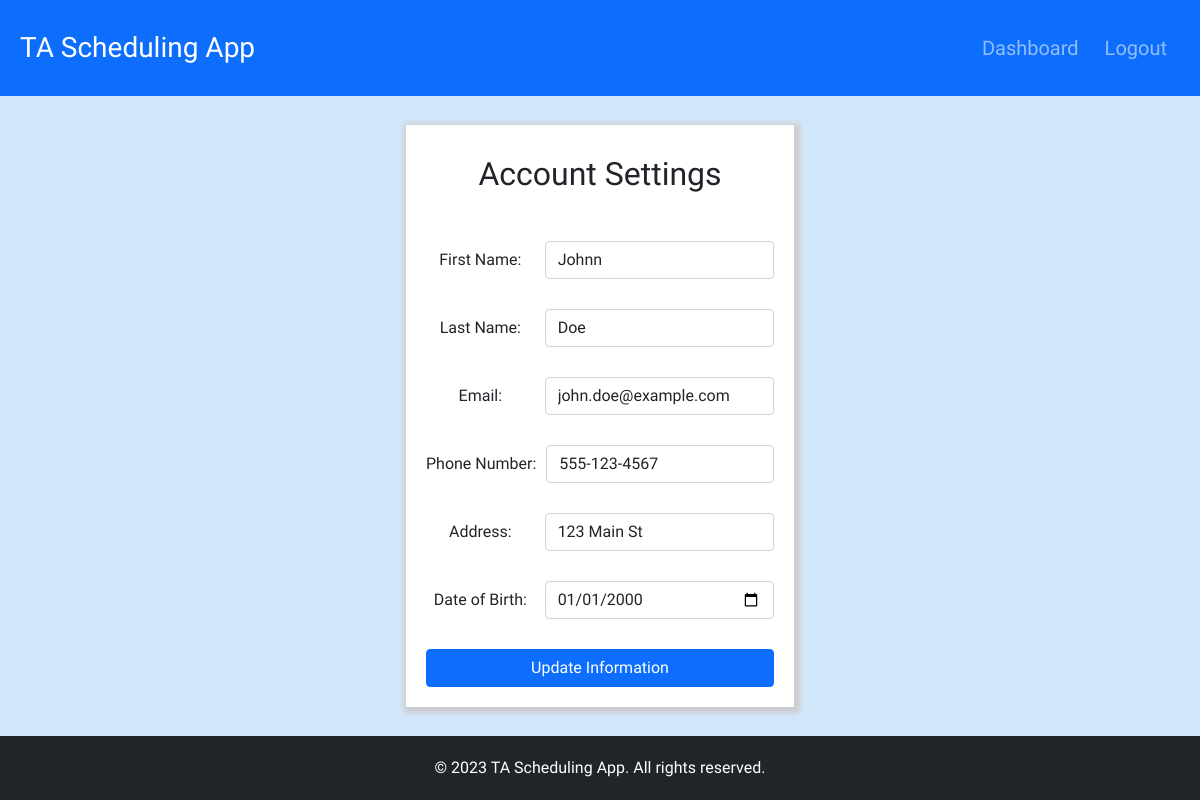
The app's page /account-settings/ (signed in), older data.
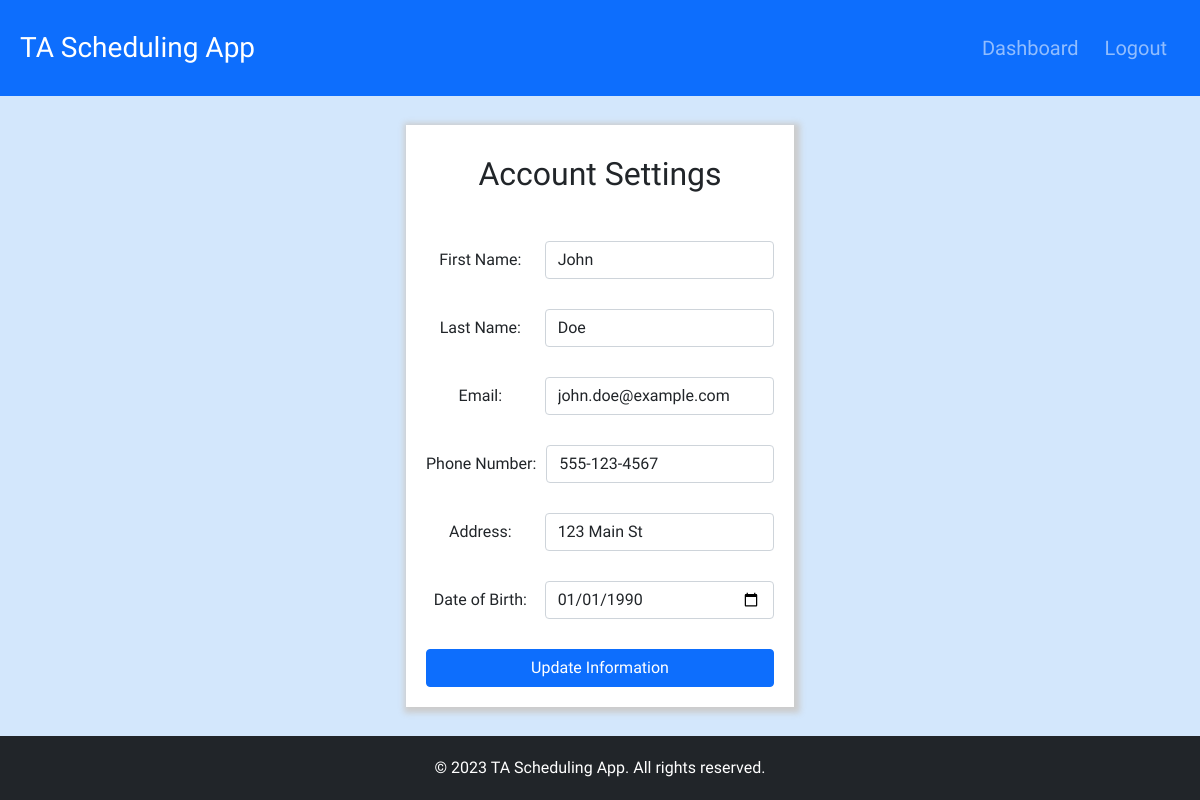
The same page, newer data.
### TA_Scheduling_App/models/User.py (models this page shows, shortened)
class User(IString):
    USER_ID = models.AutoField(primary_key=True)
    ROLE = models.CharField(max_length=10)
    FIRST_NAME = models.CharField(max_length=255)
    LAST_NAME = models.CharField(max_length=255)
    EMAIL = models.EmailField(unique=True)
    PASSWORD_HASH = models.CharField(max_length=255)
    PHONE_NUMBER = models.CharField(max_length=20)
    ADDRESS = models.CharField(max_length=255)
    BIRTH_DATE = models.DateField()
    SKILLS = models.CharField(max_length=255, null=True)
    def __init__(self, *args, **kwargs):
        super().__init__(*args, **kwargs)
        passwordHash = kwargs.get('PASSWORD_HASH', Null())
        if passwordHash is None or (not isinstance(passwordHash, str) and not Null()):
            raise ValueError("Invalid password.")
        if passwordHash is not Null():
            self.PASSWORD_HASH = passwordHash
        if not self.setRole(kwargs.get('ROLE', Null())):
            raise ValueError("Invalid role.")
        if not self.setFirstName(kwargs.get('FIRST_NAME', Null())):
            raise ValueError("Invalid first name.")
        if not self.setLastName(kwargs.get('LAST_NAME', Null())):
            raise ValueError("Invalid last name.")
        if not self.setEmail(kwargs.get('EMAIL', Null())):
            raise ValueError("Invalid email.")
        if not self.setPhoneNumber(kwargs.get('PHONE_NUMBER', Null())):
            raise ValueError("Invalid phone number.")
        if not self.setAddress(kwargs.get('ADDRESS', Null())):
            raise ValueError("Invalid address.")
        if not self.setBirthDate(kwargs.get('BIRTH_DATE', Null())):
            raise ValueError("Invalid birth date.")
        if not self.setSkills(kwargs.get('SKILLS', Null())):
            raise ValueError("Invalid list of skills.")
    def setRole(self, role):
        if role is Null():
            return True
        if role in ["ADMIN", "INSTRUCTOR", "TA"]:
            self.ROLE = role
            return True
        return False
    def setFirstName(self, firstName):
        if firstName is Null():
            return True
        result = self.checkString(firstName, False)
        if result is False:
            return False
        self.FIRST_NAME = firstName
        return True
    def setLastName(self, lastName):
        if lastName is Null():
            return True
        result = self.checkString(lastName, False)
        if result is False:
            return False
        self.LAST_NAME = lastName
        return True
    def setEmail(self, email):
        if email is Null():
            return True
    def setPhoneNumber(self, phoneNumber):
        if phoneNumber is Null():
            return True
    def setAddress(self, address):
        if address is Null():
            return True
    def setBirthDate(self, birthDate):
        if birthDate is Null():
            return True
    def setSkills(self, skills):
        if skills is Null():
            return True
        result = self.checkString(skills, True, True, True)
        if result is False:
            return False
        self.SKILLS = skills
        return True

### TA_Scheduling_App/views/account_settings.py (the view, shortened to what this page needs)
# urls.py: path('account-settings/', AccountSettings.as_view(), name="account_settings"),
class AccountSettings(View):
    def get(self, request):
        if not request.session.get("is_authenticated"):
            return redirect("login")
        user = User.objects.get(USER_ID=request.session["user_id"])
        return render(request, "account-settings.html", {'user': user})

### TA_Scheduling_App/templatetags/formatting_tags.py (called while the page is built)
@register.filter("html_date")
def html_date(date: datetime.date):
    return date.isoformat()

### TA_Scheduling_App/utils/null.py (called while the page is built)
    def __new__(cls):
        if cls._instance is None:
            cls._instance = super().__new__(cls)
        return cls._instance

### templates/account-settings.html (shortened to what this page needs)
<!DOCTYPE html>
<html lang="en">
<head>
     <link href="https://cdn.jsdelivr.net/npm/bootstrap@5.1.3/dist/css/bootstrap.min.css" rel="stylesheet">
    {% load static %}
    <link rel="stylesheet" type="text/css" href="{% static 'css/style.css' %}">
</head>
<body>
{% include 'partials/header.html' %}
{% load formatting_tags %}
<div class="main-container">
    <div class="form-container">
        <h5 class="form-head">Account Settings</h5>
        <form class="d-flex flex-column" name="updateProfileForm" action="" method="post">
            <div class="d-flex form-div">
                <label class="profile-form-label" for="_n">First Name:</label>
                <input class="form-control" type="text" name="first_name" id="first_name" value="{{ user.FIRST_NAME }}" required>
            </div>
            <div class="d-flex form-div">
                <label class="profile-form-label" for="last_name">Last Name: </label>
                <input class="form-control" type="text" name="last_name" id="last_name" value="{{ user.LAST_NAME }}" required>
            </div>
            <div class="d-flex form-div">
                <label class="profile-form-label" for="email">Email:</label>
                <input class="form-control" type="email" name="email" id="email" value="{{ user.EMAIL }}" required>
            </div>
            <div class="d-flex form-div">
                <label class="profile-form-label" for="phone_number">Phone Number:</label>
                <input class="form-control" type="tel" name="phone_number" id="phone_number" value="{{ user.PHONE_NUMBER }}" required>
            </div>
            <div class="d-flex form-div">
                <label class="profile-form-label" for="address">Address:</label>
                <input class="form-control" type="text" name="address" id="address" value="{{ user.ADDRESS }}" required>
            </div>
            <div class="d-flex form-div">
                <label class="profile-form-label" for="dateOfBirth">Date of Birth:</label>
                <input class="form-control" type="date" name="birth_date" id="birth_date" value="{{ user.BIRTH_DATE|html_date }}" required>
            </div>
            <button id="profile-submit" class="btn btn-primary bottom-form-button" type="submit">Update Information</button>
        </form>
    </div>
</div>
{% include 'partials/footer.html' %}
</body>
</html>

### templates/partials/header.html (shortened to what this page needs)
{% load static %}
<link rel="stylesheet" type="text/css" href="{% static 'css/style.css' %}">
<header class="bg-primary text-white py-3">
    <div class="h-container">
        <nav class="navbar navbar-expand-lg navbar-dark bg-primary">
            <div class="app-name">
                <a class="navbar-brand" href="{% url 'dashboard' %}"><h3 class="h-element">TA Scheduling App</h3></a>
            </div>
            {% if not hide_navbar %}
            <div id="navbarNav">
                <ul class="navbar-nav d-flex align-items-center">
                    <li class="nav-item">
                        <a class="nav-link" href="{% url 'dashboard' %}"><h5 class="h-element">Dashboard</h5></a>
                    </li>
                    <li class="nav-item">
                        <a class="nav-link" href="{% url 'logout' %}?action=logout"><h5 class="h-element">Logout</h5></a>
                    </li>
                </ul>
            </div>
            {% endif %}
        </nav>
    </div>
</header>

### templates/partials/footer.html (shortened to what this page needs)
{% load static %}
<link rel="stylesheet" type="text/css" href="{% static 'css/style.css' %}">
<footer class="bg-dark text-white py-3">
    <div class="f-container">
        <p class="mb-0">&copy; 2023 TA Scheduling App. All rights reserved.</p>
    </div>
</footer>

### TA_Scheduling_App/static/css/style.css (style rules this page uses)
:root { --header-height: 6rem; --footer-height: 4rem; }
body { display: flex; background-color: #d3e7fc; flex-direction: column; min-height: 100vh; font-family: Helvetica, Arial, sans-serif; word-break: break-word; white-space: normal; }
.main-container { display: flex; justify-content: center; flex-grow: 1; min-height: calc(100vh - var(--header-height) - var(--footer-height)); gap: 3rem; padding-top: 1rem; padding-bottom: 1rem; flex-wrap: wrap; }
label { white-space: nowrap; align-self: center; margin: 0px 10px 0px 0px !important; }
.form-div { margin-bottom: 30px; }
.bottom-form-button { width: 100%; }
.form-head { font-size: 24pt; text-align: center; margin-top: 10px; }
.form-container { background-color: white; padding: 20px; text-align: center; flex-basis: 350px; box-shadow: 2px 2px 6px 4px #ccc; height: min-content; align-self: center; }
header, footer { display: flex; align-items: center; }
header { height: var(--header-height); }
.h-element { height: min-content; margin: 0px; }
footer { height: var(--footer-height); }
.h-container, .f-container { width: 100%; }
.f-container { text-align: center; }
.navbar { justify-content: space-between; padding-left: 20px; padding-right: 20px; }
.navbar-brand { margin: 0; padding: 0; }
.navbar-nav { display: flex; flex-direction: row; flex-wrap: wrap; }
.nav-item { padding-left: 5px; padding-right: 5px; height: min-content; }
.nav-link { padding: 0px 8px; }
.profile-form-label { width: 172px; }

Row changes from the older to the newer data that the page shows:
changed User "Doe": first_name "Johnn" → "John"; birth_date "01/01/2000" → "01/01/1990"
